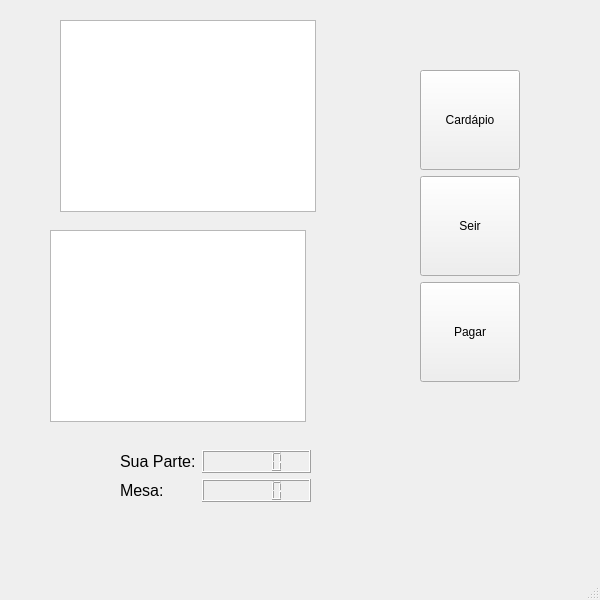
<?xml version="1.0" encoding="UTF-8"?>
<ui version="4.0">
 <class>MainWindow_table</class>
 <widget class="QMainWindow" name="MainWindow_table">
  <property name="geometry">
   <rect>
    <x>0</x>
    <y>0</y>
    <width>600</width>
    <height>600</height>
   </rect>
  </property>
  <property name="maximumSize">
   <size>
    <width>15000</width>
    <height>16777215</height>
   </size>
  </property>
  <property name="windowTitle">
   <string>MainWindow</string>
  </property>
  <widget class="QWidget" name="centralwidget">
   <widget class="QTextBrowser" name="textBrowser">
    <property name="geometry">
     <rect>
      <x>50</x>
      <y>230</y>
      <width>256</width>
      <height>192</height>
     </rect>
    </property>
   </widget>
   <widget class="QListView" name="listView">
    <property name="geometry">
     <rect>
      <x>60</x>
      <y>20</y>
      <width>256</width>
      <height>192</height>
     </rect>
    </property>
   </widget>
   <widget class="QWidget" name="layoutWidget">
    <property name="geometry">
     <rect>
      <x>120</x>
      <y>450</y>
      <width>191</width>
      <height>71</height>
     </rect>
    </property>
    <layout class="QFormLayout" name="formLayout">
     <item row="0" column="0">
      <widget class="QLabel" name="label">
       <property name="font">
        <font>
         <pointsize>12</pointsize>
        </font>
       </property>
       <property name="text">
        <string>Sua Parte:</string>
       </property>
      </widget>
     </item>
     <item row="0" column="1">
      <widget class="QLCDNumber" name="lcdNumber">
       <property name="smallDecimalPoint">
        <bool>false</bool>
       </property>
       <property name="digitCount">
        <number>5</number>
       </property>
      </widget>
     </item>
     <item row="1" column="0">
      <widget class="QLabel" name="label_2">
       <property name="font">
        <font>
         <pointsize>12</pointsize>
        </font>
       </property>
       <property name="text">
        <string>Mesa:</string>
       </property>
      </widget>
     </item>
     <item row="1" column="1">
      <widget class="QLCDNumber" name="lcdNumber_2"/>
     </item>
    </layout>
   </widget>
   <widget class="QWidget" name="layoutWidget">
    <property name="geometry">
     <rect>
      <x>420</x>
      <y>70</y>
      <width>102</width>
      <height>314</height>
     </rect>
    </property>
    <layout class="QVBoxLayout" name="verticalLayout">
     <item>
      <widget class="QPushButton" name="pushButton">
       <property name="minimumSize">
        <size>
         <width>100</width>
         <height>100</height>
        </size>
       </property>
       <property name="maximumSize">
        <size>
         <width>100</width>
         <height>100</height>
        </size>
       </property>
       <property name="text">
        <string>Cardápio</string>
       </property>
      </widget>
     </item>
     <item>
      <widget class="QPushButton" name="pushButton_logout">
       <property name="minimumSize">
        <size>
         <width>100</width>
         <height>100</height>
        </size>
       </property>
       <property name="maximumSize">
        <size>
         <width>100</width>
         <height>100</height>
        </size>
       </property>
       <property name="text">
        <string>Seir</string>
       </property>
      </widget>
     </item>
     <item>
      <widget class="QPushButton" name="pushButton_3">
       <property name="sizePolicy">
        <sizepolicy hsizetype="Minimum" vsizetype="Fixed">
         <horstretch>0</horstretch>
         <verstretch>0</verstretch>
        </sizepolicy>
       </property>
       <property name="minimumSize">
        <size>
         <width>100</width>
         <height>100</height>
        </size>
       </property>
       <property name="maximumSize">
        <size>
         <width>100</width>
         <height>100</height>
        </size>
       </property>
       <property name="text">
        <string>Pagar</string>
       </property>
      </widget>
     </item>
    </layout>
   </widget>
  </widget>
  <widget class="QMenuBar" name="menubar">
   <property name="geometry">
    <rect>
     <x>0</x>
     <y>0</y>
     <width>600</width>
     <height>21</height>
    </rect>
   </property>
  </widget>
  <widget class="QStatusBar" name="statusbar"/>
 </widget>
 <resources/>
 <connections/>
</ui>
